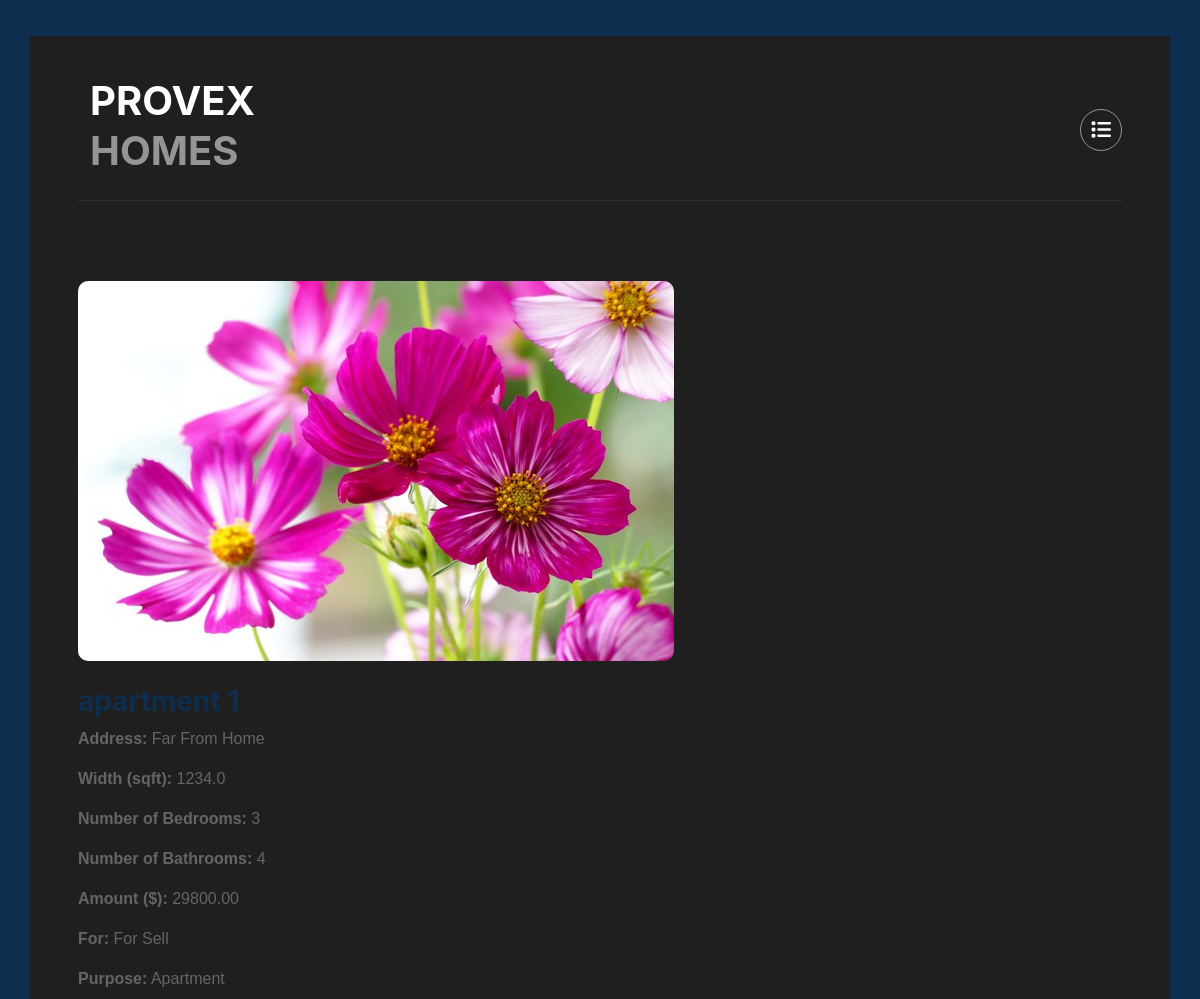
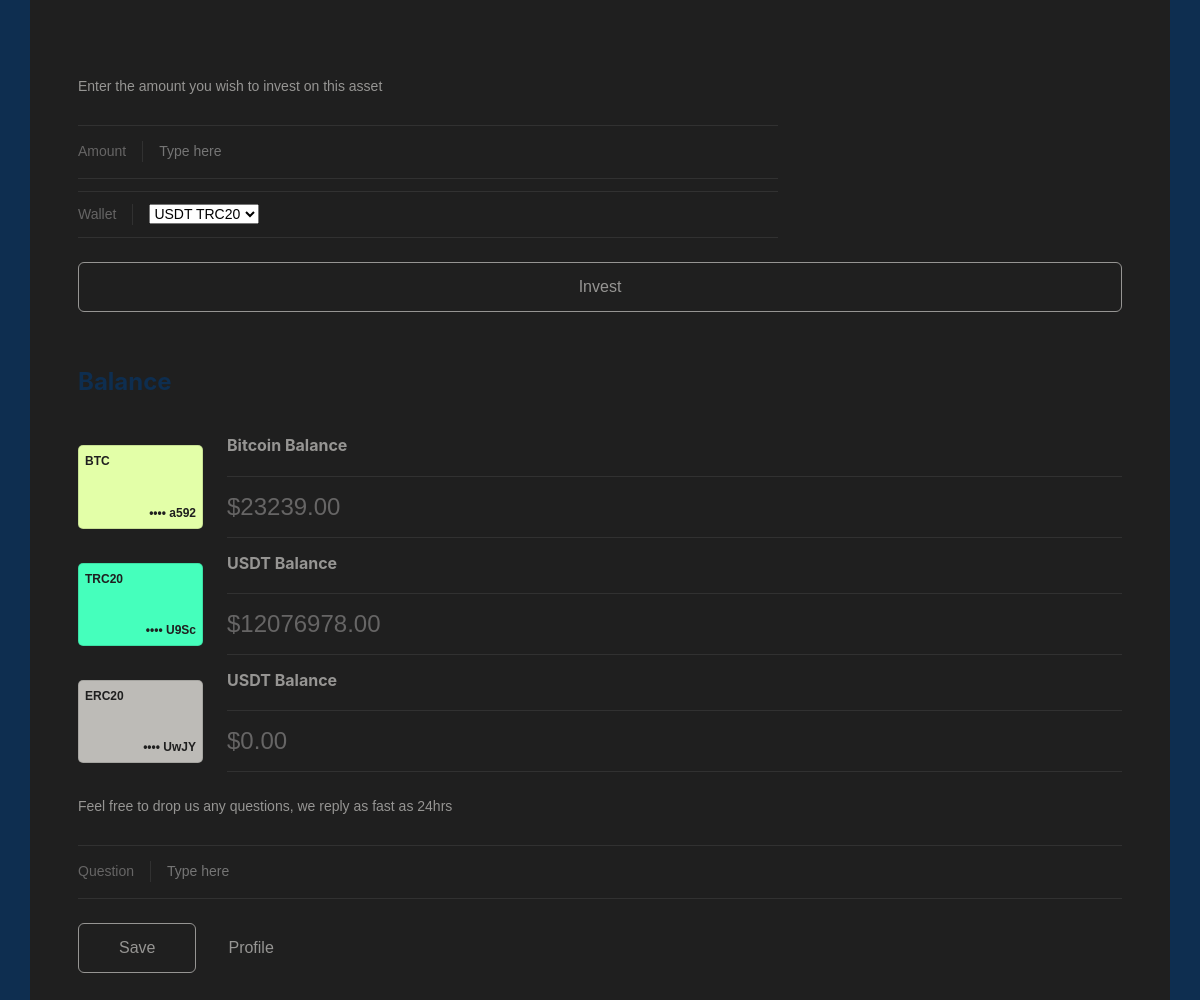
The page /dashboard/details/1/ (signed in) on the database its author committed (2 pictures, top to bottom).
### estate/models.py (models this page shows, shortened)
class Property(models.Model):
    CHOICES_FOR_SELL_RENT = [
        ('For Sell', 'For Sell'),
        ('For Rent', 'For Rent'),
    ]
    CHOICES_PROPERTY_PURPOSE = [
        ('Apartment', 'Apartment'),
        ('Villa', 'Villa'),
        ('Building', 'Building'),
        ('Townhouse', 'Townhouse'),
        ('Home', 'Home'),
        ('Shop', 'Shop'),
        ('Office', 'Office'),
        ('Garage', 'Garage'),
    ]
    tag = models.CharField(max_length=20, choices=CHOICES_FOR_SELL_RENT)
    image = models.ImageField(upload_to='property_images/')
    purpose = models.CharField(max_length=20, choices=CHOICES_PROPERTY_PURPOSE)
    title = models.CharField(max_length=255)
    address = models.CharField(max_length=255)
    width_in_sqft = models.FloatField()
    no_of_bed = models.PositiveIntegerField(null=True, blank=True)
    no_of_bath = models.PositiveIntegerField(null=True, blank=True)
    amount = models.DecimalField(max_digits=10, decimal_places=2)
    created_at = models.DateTimeField(auto_now_add=True)
    class Meta:
        verbose_name_plural = "Properties"
        ordering = ['-created_at']

### payment/models.py (models this page shows, shortened)
class AccountSummary(models.Model):
    user = models.ForeignKey(User, on_delete=models.CASCADE)
    account_type = models.CharField(max_length=20, choices=Funds.ACCOUNT_TYPES, null=True, blank=True)
    total_amount = models.DecimalField(max_digits=10, decimal_places=2, default=0)

### estate/views.py (the view)
# urls.py: path('details/<int:property_id>/', property_details, name='property_details'),
@login_required
def property_details(request, property_id):
    user = request.user
    property_obj = get_object_or_404(Property, pk=property_id)
    if request.method == 'POST':
        amount = request.POST.get('amount')
        account_type = request.POST.get('account_type')
        investment = make_investment(user, property_id, amount, account_type)
        if investment:
            return redirect('investments')  # Redirect to the investments page or any other page you prefer
    usdt_trc20_details = get_account_details(user, 'USDT_TRC20')
    usdt_erc20_details = get_account_details(user, 'USDT_ERC20')
    btc_details = get_account_details(user, 'BTC')
    context = {
        'usdt_trc20_balance': usdt_trc20_details['usdt_trc20_balance'],
        'usdt_erc20_balance': usdt_erc20_details['usdt_erc20_balance'],
        'btc_balance': btc_details['btc_balance'],
        'usdt_trc20_last_digits': usdt_trc20_details['usdt_trc20_last_digits'],
        'usdt_erc20_last_digits': usdt_erc20_details['usdt_erc20_last_digits'],
        'btc_last_digits': btc_details['btc_last_digits'],
        'property': property_obj,
    }
    return render(request, 'dashboard_T/property_details.html', context)

### payment/utils.py (called while the page is built)
def get_account_details(user, account_type):
    if account_type == 'USDT_TRC20':
        wallet_model = USDT_TRC20
    elif account_type == 'USDT_ERC20':
        wallet_model = USDT_ERC20
    elif account_type == 'BTC':
        wallet_model = BTC
    else:
        raise ValueError("Unsupported account type")
    wallet_entry = wallet_model.objects.filter().last()
    last_four_digits = wallet_entry.wallet_address[-4:]
    summary_entry, _ = AccountSummary.objects.get_or_create(user=user, account_type=account_type)
    total_amount = summary_entry.total_amount
    result = {
        f'{account_type.lower()}_balance': total_amount,
        f'{account_type.lower()}_last_digits': last_four_digits,
    }
    return result

### templates/dashboard_T/property_details.html (shortened to what this page needs)
{% extends 'base.html' %}
{% block content %}
<div class="app-body-main-content">
    <section class="transfer-section">
        <div>
            <div class="transfers" id="property-details-container">
                <div style="margin-bottom: 20px;">
                    <img src="{{ property.image.url }}" alt="{{ property.title }}" style="border-radius: 10px; max-width: 100%;"><br>
                    <h3>{{ property.title }}</h3>
                    <p><strong>Address:</strong> {{ property.address }}</p>
                    <p><strong>Width (sqft):</strong> {{ property.width_in_sqft }}</p>
                    <p><strong>Number of Bedrooms:</strong> {{ property.no_of_bed }}</p>
                    <p><strong>Number of Bathrooms:</strong> {{ property.no_of_bath }}</p>
                    <p><strong>Amount ($):</strong> {{ property.amount }}</p>
                    <p><strong>For:</strong> {{ property.tag }}</p>
                    <p><strong>Purpose:</strong> {{ property.get_purpose_display }}</p>
                </div>
            </div>
        </div>
        <br>
        <form method="POST" action="{% url 'property_details' property.id %}">
            <div class="faq" style="max-width:700px;">
                <p>Enter the amount you wish to invest on this asset</p>
                <div>
                    <label>Amount</label>
                    <input type="text" name="amount" placeholder="Type here">
                </div>
                <div>
                    <label>Wallet</label>
                    <select name="account_type">
                        <option value="USDT_TRC20">USDT TRC20</option>
                    </select>
                </div>
            </div>
            <div class="payment-section-footer">
                <button class="save-button" style="width:100%;" type="submit">
                    Invest
                </button>
            </div>
        </form>
    </section>
</div>
{% include 'chunks/side_balance.html' %}
{% endblock content %}

### templates/chunks/side_balance.html (shortened to what this page needs)
<div class="app-body-sidebar">
    <section class="payment-section">
        <h2>Balance</h2>
        <div class="payments">
            <div class="payment">
                <div class="card olive">
                    <span>BTC</span>
                    <span>
                        •••• {{ btc_last_digits }}
                    </span>
                </div>
                <div class="payment-details">
                    <h3>Bitcoin Balance</h3>
                    <div>
                        <span>${{ btc_balance }}</span>
                    </div>
                </div>
            </div>
            <div class="payment">
                <div class="card green">
                    <span>TRC20</span>
                    <span>
                        •••• {{ usdt_trc20_last_digits }}
                    </span>
                </div>
                <div class="payment-details">
                    <h3>USDT Balance</h3>
                    <div>
                        <span>${{ usdt_trc20_balance }}</span>
                    </div>
                </div>
            </div>
            <div class="payment">
                <div class="card gray">
                    <span>ERC20</span>
                    <span>
                        •••• {{ usdt_erc20_last_digits }}
                    </span>
                </div>
                <div class="payment-details">
                    <h3>USDT Balance</h3>
                    <div>
                        <span>${{ usdt_erc20_balance }}</span>
                    </div>
                </div>
            </div>
        </div>
        {% include 'chunks/faq.html' %}
    </section>
</div>

### static/dashboard/dashboard.css (style rules this page uses)
:root { --c-gray-900: #000000; --c-gray-800: #1f1f1f; --c-gray-700: #2e2e2e; --c-gray-600: #313131; --c-gray-500: #969593; --c-gray-400: #a6a6a6; --c-gray-300: #bdbbb7; --c-gray-200: #f1f1f1; --c-gray-100: #ffffff; --c-green-500: #45ffbc; --c-olive-500: #e3ffa8; --c-white: var(--c-gray-100); --c-text-primary: var(--c-gray-100); --c-text-secondary: var(--c-gray-200); --c-text-tertiary: var(--c-gray-500); }
body { line-height: 1.5; min-height: 100vh; font-family: "Be Vietnam Pro", sans-serif; background-color: var(--c-gray-900); color: var(--c-text-primary); display: flex; padding-top: 3vw; padding-bottom: 3vw; justify-content: center; }
*, *:before, *:after { box-sizing: border-box; }
img { display: block; max-width: 100%; }
button, select, input, textarea { font: inherit; }
.transfer-section { margin-top: 2.5rem; }
.payments { display: flex; flex-direction: column; margin-top: 1.5rem; }
.transfers { display: flex; flex-direction: column; margin-top: 1.5rem; }
.payment-section-footer { display: flex; align-items: center; margin-top: 1.5rem; }

### rows shown on the page
Property: image (picture), address "Far From Home", width_in_sqft "1234.0", no_of_bed "3", no_of_bath "4", amount "29800.00", tag "For Sell", purpose "Apartment"
AccountSummary: total_amount "23239.00"
AccountSummary: total_amount "12076978.00"
AccountSummary: total_amount "0.00"

### other values the page prints
{{ btc_last_digits }} "a592"
{{ usdt_trc20_last_digits }} "U9Sc"
{{ usdt_erc20_last_digits }} "UwJY"
